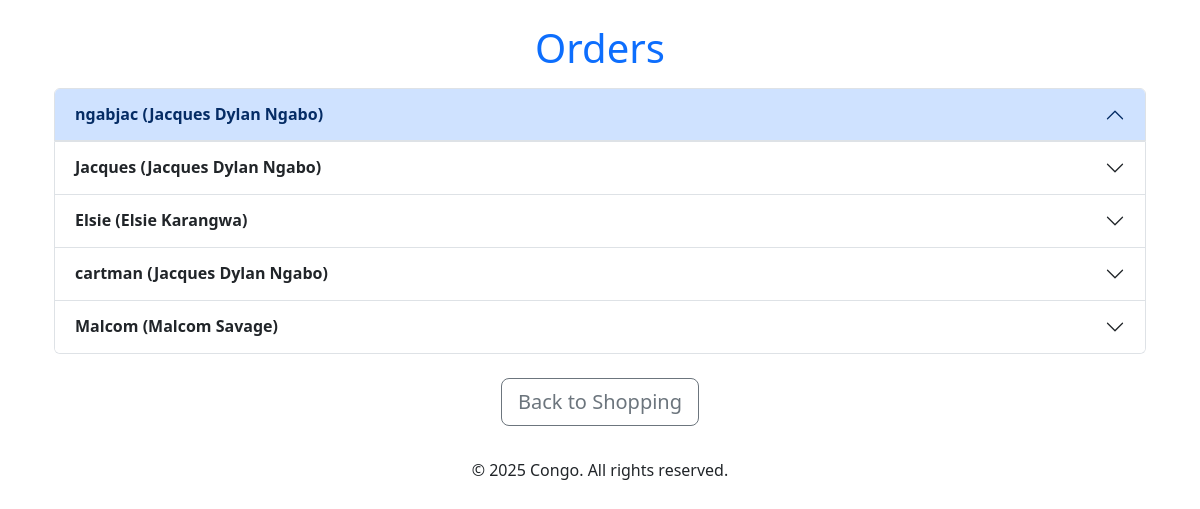
Screenshot of /orders/ with the database file from the repository.
### models.py (models this page shows)
class Order(db.Model):
    id = db.Column(db.Integer, primary_key=True)
    username = db.Column(db.String(80), unique=False, nullable=False)
    realname = db.Column(db.String(200), unique=False, nullable=False)
    mailingaddress = db.Column(db.String(200), unique=False, nullable=False)
    cart = db.Column(JSON, nullable=False)

### app.py (the view)
@app.route("/orders/", methods=["GET"])
def orders():
    orders = Order.query.all()
    grouped_orders = defaultdict(list)
    for order in orders:
        grouped_orders[order.username].append(order)  # Group the orders by the username
    return render_template("orders.html", grouped_orders=grouped_orders)

### app.py (called while the page is built)
@app.before_request
def check_login():
    if (
        request.path == url_for("register_form")
        or request.path == url_for("login_form")
        or request.path == url_for("orders")
        or request.path == url_for("create_user")
        or request.path.startswith("/static/")
    ):
        pass
    elif "username" not in session:
        return redirect(url_for("login_form"))

@app.after_request
def add_no_cache_headers(response):
    response.headers["Cache-Control"] = "no-store, no-cache, must-revalidate, max-age=0"
    response.headers["Pragma"] = "no-cache"
    response.headers["Expires"] = "0"
    return response

### templates/orders.html (shortened to what this page needs)
{% extends "base.html" %}
{% block content %}
<div class="container mt-4">
    <h1 class="text-primary text-center">Orders</h1>
    {% if grouped_orders %}
        <div class="accordion mt-3" id="ordersAccordion">
            {% for username, user_orders in grouped_orders.items() %}
                <div class="accordion-item">
                    <h2 class="accordion-header" id="heading-{{ username }}">
                        <button class="accordion-button {% if loop.index != 1 %}collapsed{% endif %}"
                                type="button"
                                data-bs-toggle="collapse"
                                data-bs-target="#collapse-{{ username }}"
                                aria-expanded="{% if loop.index == 1 %}true{% else %}false{% endif %}"
                                aria-controls="collapse-{{ username }}">
                            <strong>{{ username }} ({{ user_orders[0].realname }})</strong>
                        </button>
                    </h2>
                </div>
            {% endfor %}
        </div>
    {% else %}
        <div class="alert alert-warning text-center mt-4">
            <p>No orders have been placed yet.</p>
        </div>
    {% endif %}
    <div class="text-center mt-4">
        <a href="{{ url_for('show_items') }}" class="btn btn-outline-secondary btn-lg">
             Back to Shopping
        </a>
    </div>
</div>
{% endblock %}

### rows the page displays
Order: username "ngabjac", realname "Jacques Dylan Ngabo"
Order: username "Jacques", realname "Jacques Dylan Ngabo"
Order: username "Elsie", realname "Elsie Karangwa"
Order: username "cartman", realname "Jacques Dylan Ngabo"
Order: username "Malcom", realname "Malcom Savage"
